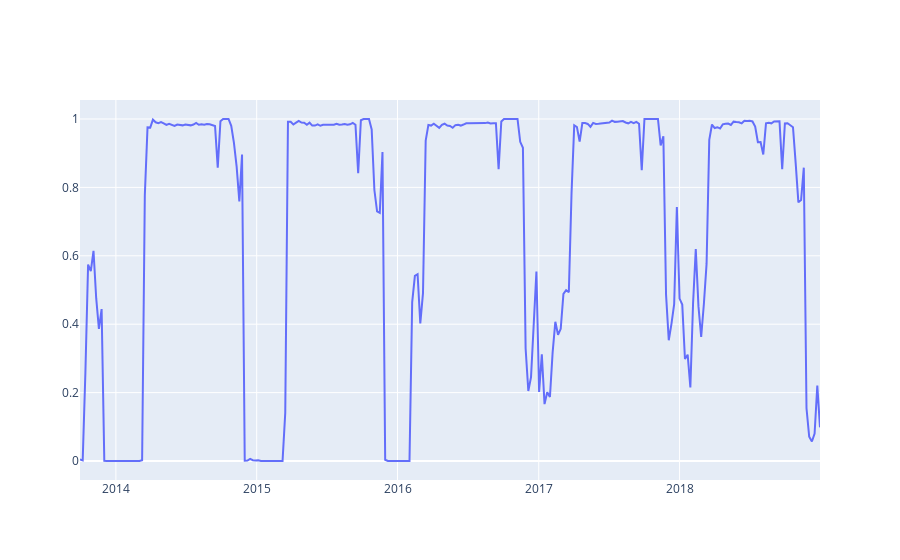

The notebook cell saved with this chart:
### Code cell
fig = go.Figure()
fig.add_trace(go.Scatter(x=upper_pines.index, y=upper_pines['PercentBooked'],
                mode='lines',
                name='lines'))

### Figure 1 — Plotly figure (JSON) as saved in the notebook; plotly's stock layout.template omitted (floating-point values rounded to 4 significant figures; data arrays with more than 128 entries replaced by an {"elided": "..."} marker saying what was removed)
{"data": [{"mode": "lines", "name": "lines", "type": "scatter", "x": {"elided": "275 str values"}, "y": {"elided": "275 float values"}}], "layout": {}}
